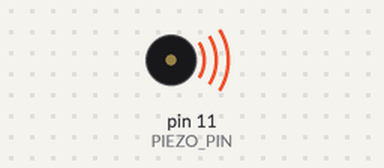
Simulated run of this sketch. Board: Arduino Uno, built with avr-gcc and run on an emulated ATmega328P. On the bench: buzzer (waves = sounding).

Above: at 0.5 s.
At 5.7 s:
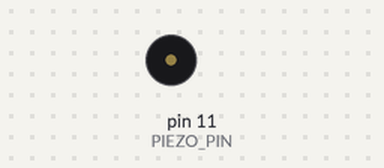
Timing chart, 0 to 6.9 s (numbered marks = the images above):
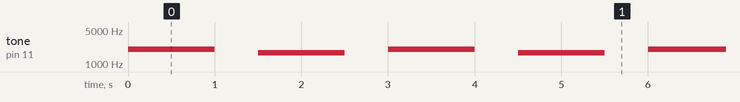

Measured:
- by itself, tone on pin 11 (PIEZO_PIN): repeats every 3.0 s: silent 0.50 s, 1700 Hz 1.0 s, silent 0.50 s, 2000 Hz 1.0 s

The sketch:

tone.ino
```cpp
/*
  Tone
   - Generate a tone (square wave pulses at a specific frequency) on one of
     Arduino's digital pins
   -- You can use any of the Arduino pins that have "~" symbol on the pinout
      diagram. This example uses pin 11 (PIEZO_PIN)
*/

// List constant values that you can use throughout the program
const int PIEZO_PIN = 11;       // Buzzer Pin (must have ~ for PWM)

// The setup function runs once after you press reset or power up the board
void setup() {
  // Initialize digital pin PIEZO_PIN as an output.
  pinMode(PIEZO_PIN, OUTPUT);
}

// The loop function runs over and over again...forever
void loop() {
  // Generate Sound Output at 2000 Hz (2 kHz) for 1000 ms (1 second)
  tone(PIEZO_PIN, 2000, 1000);

  // Wait 1500 ms for the tone to finish
  // - The tone will play for 1000 ms and then silence for 500 ms
  delay(1500);

  // Generate Sound Output at 1700 Hz (1.7 kHz) for 1000 ms (1 second)
  tone(PIEZO_PIN, 1700, 1000);

  // Wait 1500 ms for the tone to finish
  // - The tone will play for 1000 ms and then silence for 500 ms
  delay(1500);
}
```
